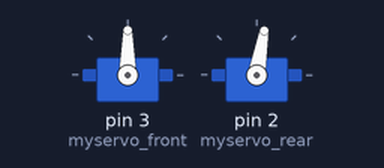
Bench run of a sketch on a simulated Arduino Uno, built with avr-gcc and run on an emulated ATmega328P. Shown: 2 × servo.

Above: at 4.1 s.
At 11.1 s:
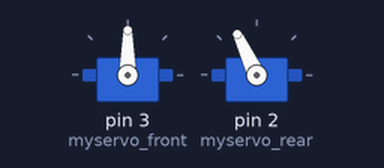
At 18.15 s:
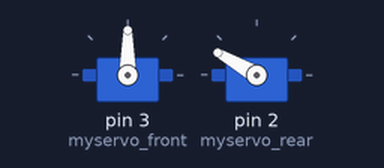
At 36.6 s:
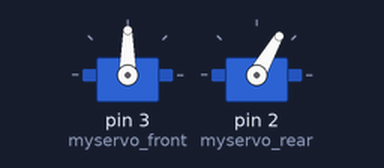
Timing chart, 0 to 40.0 s (numbered marks = the images above):
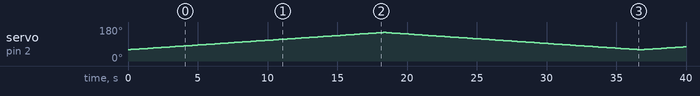

Measured:
- by itself, servo on pin 2 (myservo_rear): 60° → 61° at 0.20 s, → 62° 0.20 s later, → 63° 0.20 s later, → 64° 0.20 s later, … (197 changes in this stretch)

The sketch:

move_motor.ino
```cpp
/////////////////////////////////////////////////////////////////////////////////////////////////////////////////////////////////////


//                                             Soft Robotics Lab
//                                           Quad Tilt Wing Project
//                                          By Aihaitijiang Abudula
//                                                    WPI

//
/////////////////////////////////////////////////////////////////////////////////////////////////////////////////////////////////////

////////////////////////////////////////////////////////////////////////////////////////////////////////////////////////////////////
/////////////////Flight tilt angle 0 to 90 + Altitude hold   Final Flight Code//////////////////////////////////////////////////////////////////
////////////////////////////////////////////////////////////////////////////////////////////////////////////////////////////////////


#include <Wire.h>                          //Include the Wire.h library so we can communicate with the gyro.
#include <EEPROM.h>                        //Include the EEPROM.h library so we can store information onto the EEPROM
#include <Servo.h>


//////////////////////////////////////////////////Servo///////////////////////////////////////////////////////////////////////////////

Servo myservo_front;
Servo myservo_rear;

int degree_front;
int degree_rear;


///////////////////////////////////////////////////////////////////////////////////////////////////////////////////////////////////////


// PID altitude
///////////////////////////////////////////////////////////////////////////////////////////////////////////////////////////////////////
boolean altHold, altRead;
float SonarPin=A1;
float pid_p_gain_alt = 0.6;//0.6
float pid_i_gain_alt = 0.8;//0.8
float pid_d_gain_alt = 9.0;//5
int pid_max_alt = 300; // 5m hight
float pid_i_mem_alt , pid_alt_setpoint, pid_alt_input, pid_output_alt, pid_last_alt_d_error, pid_alt_ground;
int  pid_alt_throttle;

float cm;
float Inch;
float sensorValue;
float pid_error_temp_alt;

//PID gain and limit settings
///////////////////////////////////////////////////////////////////////////////////////////////////////////////////////////////////////
float pid_p_gain_roll = 1.3;               //Gain setting for the roll P-controller
float pid_i_gain_roll = 0.04;              //Gain setting for the roll I-controller
float pid_d_gain_roll = 18.0;              //Gain setting for the roll D-controller
int pid_max_roll = 400;                    //Maximum output of the PID-controller (+/-)

float pid_p_gain_pitch = pid_p_gain_roll;  //Gain setting for the pitch P-controller.
float pid_i_gain_pitch = pid_i_gain_roll;  //Gain setting for the pitch I-controller.
float pid_d_gain_pitch = pid_d_gain_roll;  //Gain setting for the pitch D-controller.
int pid_max_pitch = pid_max_roll;          //Maximum output of the PID-controller (+/-)

float pid_p_gain_yaw = 4.0;                //Gain setting for the pitch P-controller. //4.0
float pid_i_gain_yaw = 0.02;               //Gain setting for the pitch I-controller. //0.02
float pid_d_gain_yaw = 0.0;                //Gain setting for the pitch D-controller.
int pid_max_yaw = 400;                     //Maximum output of the PID-controller (+/-)

boolean auto_level = true;                 //Auto level on (true) or off (false)

///////////////////////////////////////////////////////////////////////////////////////////////////////////////////////////////////////
//Declaring global variables
///////////////////////////////////////////////////////////////////////////////////////////////////////////////////////////////////////


///////////////////////////////////////////////////////////////////////////////////////////////////////////////////////////////////////
//Setup routine
///////////////////////////////////////////////////////////////////////////////////////////////////////////////////////////////////////
void setup(){
  Serial.begin(9600);
  pinMode(SonarPin,INPUT);

  //  Servo for tilt angle rear wing and front wing
  myservo_front.attach(3);
  myservo_rear.attach(2);
}

void loop(){


//  Tilt_angle();
//  myservo_front.write(degree_front);
//  myservo_rear.write(degree_rear);

int i;
  for(i=60; i<=150; i++){
    myservo_rear.write(i);
    delay(200);
  }
  delay(100);
  for(int j=i; j>=60; j--){
    myservo_rear.write(j);
    delay(200);
  }
  delay(100);

Serial.print("\n");


 }


int Tilt_angle(){


  char param2 = Serial.read();
  switch (param2)  {

   case '9':
         degree_front = 90-50;
         degree_rear = 170;
       break;
   case '8':
         degree_front = 105-50;
         degree_rear = 150;
       break;

   case '7':
         degree_front = 120-50;
         degree_rear = 145;
       break;
   case '6':
         degree_front = 135-50;
         degree_rear = 110;
       break;

   case '5':
         degree_front = 150-50;
         degree_rear = 90;
       break;

   case '4':
         degree_front = 165-50;
         degree_rear = 70;
       break;

   case '3':
         degree_front = 180-50;
         degree_rear = 50;
       break;

   case '2':
         degree_front = 195-50;
         degree_rear = 30;
       break;
   case '1':
         degree_front = 195-50;
         degree_rear = 10;


   default:
        Serial.print("");


  }
}
```
